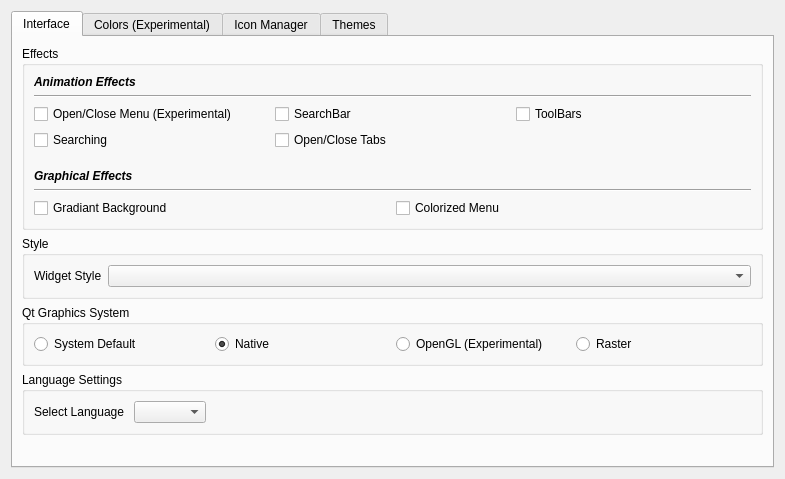
<?xml version="1.0" encoding="UTF-8"?>
<ui version="4.0">
 <class>Appearance</class>
 <widget class="QWidget" name="Appearance">
  <property name="geometry">
   <rect>
    <x>0</x>
    <y>0</y>
    <width>785</width>
    <height>479</height>
   </rect>
  </property>
  <property name="windowTitle">
   <string>Form</string>
  </property>
  <layout class="QVBoxLayout" name="verticalLayout_2">
   <item>
    <widget class="QTabWidget" name="tabWidget">
     <property name="enabled">
      <bool>true</bool>
     </property>
     <property name="currentIndex">
      <number>0</number>
     </property>
     <widget class="QWidget" name="interface_tab">
      <attribute name="title">
       <string>Interface</string>
      </attribute>
      <layout class="QVBoxLayout" name="verticalLayout_5">
       <item>
        <widget class="QGroupBox" name="animations_group">
         <property name="title">
          <string>Effects</string>
         </property>
         <layout class="QVBoxLayout" name="verticalLayout_9">
          <item>
           <widget class="QLabel" name="label">
            <property name="font">
             <font>
              <weight>75</weight>
              <italic>true</italic>
              <bold>true</bold>
             </font>
            </property>
            <property name="text">
             <string>Animation Effects</string>
            </property>
           </widget>
          </item>
          <item>
           <widget class="Line" name="line_2">
            <property name="orientation">
             <enum>Qt::Horizontal</enum>
            </property>
           </widget>
          </item>
          <item>
           <widget class="QWidget" name="widget_2" native="true">
            <layout class="QGridLayout" name="gridLayout">
             <property name="margin">
              <number>0</number>
             </property>
             <item row="0" column="0">
              <widget class="QCheckBox" name="menuCheckBox">
               <property name="text">
                <string>Open/Close Menu (Experimental)</string>
               </property>
              </widget>
             </item>
             <item row="1" column="0">
              <widget class="QCheckBox" name="searchingCheckBox">
               <property name="text">
                <string>Searching</string>
               </property>
              </widget>
             </item>
             <item row="0" column="1">
              <widget class="QCheckBox" name="searchBarCheckBox">
               <property name="text">
                <string>SearchBar</string>
               </property>
              </widget>
             </item>
             <item row="1" column="1">
              <widget class="QCheckBox" name="tabsCheckBox">
               <property name="text">
                <string>Open/Close Tabs</string>
               </property>
              </widget>
             </item>
             <item row="0" column="2">
              <widget class="QCheckBox" name="toolbarCheckBox">
               <property name="text">
                <string>ToolBars</string>
               </property>
              </widget>
             </item>
            </layout>
           </widget>
          </item>
          <item>
           <spacer name="verticalSpacer_2">
            <property name="orientation">
             <enum>Qt::Vertical</enum>
            </property>
            <property name="sizeType">
             <enum>QSizePolicy::Fixed</enum>
            </property>
            <property name="sizeHint" stdset="0">
             <size>
              <width>20</width>
              <height>13</height>
             </size>
            </property>
           </spacer>
          </item>
          <item>
           <widget class="QLabel" name="label_2">
            <property name="font">
             <font>
              <weight>75</weight>
              <italic>true</italic>
              <bold>true</bold>
             </font>
            </property>
            <property name="text">
             <string>Graphical Effects</string>
            </property>
           </widget>
          </item>
          <item>
           <widget class="Line" name="line">
            <property name="orientation">
             <enum>Qt::Horizontal</enum>
            </property>
           </widget>
          </item>
          <item>
           <widget class="QWidget" name="widget_3" native="true">
            <layout class="QHBoxLayout" name="horizontalLayout_4">
             <property name="margin">
              <number>0</number>
             </property>
             <item>
              <widget class="QCheckBox" name="gradiant_back_check">
               <property name="text">
                <string>Gradiant Background</string>
               </property>
              </widget>
             </item>
             <item>
              <widget class="QCheckBox" name="colorized_menu_check">
               <property name="text">
                <string>Colorized Menu</string>
               </property>
              </widget>
             </item>
            </layout>
           </widget>
          </item>
         </layout>
        </widget>
       </item>
       <item>
        <widget class="QGroupBox" name="widget_style_group">
         <property name="title">
          <string>Style</string>
         </property>
         <layout class="QFormLayout" name="formLayout">
          <item row="0" column="0">
           <widget class="QLabel" name="widget_style_label">
            <property name="text">
             <string>Widget Style</string>
            </property>
           </widget>
          </item>
          <item row="0" column="1">
           <widget class="QComboBox" name="widget_style_combo">
            <property name="minimumSize">
             <size>
              <width>173</width>
              <height>0</height>
             </size>
            </property>
           </widget>
          </item>
         </layout>
        </widget>
       </item>
       <item>
        <widget class="QGroupBox" name="graphics_system_group">
         <property name="title">
          <string>Qt Graphics System</string>
         </property>
         <layout class="QHBoxLayout" name="horizontalLayout">
          <item>
           <widget class="QRadioButton" name="auto_check">
            <property name="text">
             <string>System Default</string>
            </property>
           </widget>
          </item>
          <item>
           <widget class="QRadioButton" name="native_check">
            <property name="text">
             <string>Native</string>
            </property>
            <property name="checked">
             <bool>true</bool>
            </property>
           </widget>
          </item>
          <item>
           <widget class="QRadioButton" name="opengl_check">
            <property name="text">
             <string>OpenGL (Experimental)</string>
            </property>
           </widget>
          </item>
          <item>
           <widget class="QRadioButton" name="raster_check">
            <property name="text">
             <string>Raster</string>
            </property>
           </widget>
          </item>
         </layout>
        </widget>
       </item>
       <item>
        <widget class="QGroupBox" name="languagegroupBox">
         <property name="title">
          <string>Language Settings</string>
         </property>
         <layout class="QFormLayout" name="formLayout_3">
          <property name="fieldGrowthPolicy">
           <enum>QFormLayout::ExpandingFieldsGrow</enum>
          </property>
          <item row="0" column="0">
           <widget class="QLabel" name="languagelabel">
            <property name="text">
             <string>Select Language </string>
            </property>
           </widget>
          </item>
          <item row="0" column="1">
           <widget class="QComboBox" name="languagecomboBox"/>
          </item>
         </layout>
        </widget>
       </item>
       <item>
        <spacer name="verticalSpacer">
         <property name="orientation">
          <enum>Qt::Vertical</enum>
         </property>
         <property name="sizeHint" stdset="0">
          <size>
           <width>20</width>
           <height>40</height>
          </size>
         </property>
        </spacer>
       </item>
      </layout>
     </widget>
     <widget class="QWidget" name="color_tab">
      <attribute name="title">
       <string>Colors (Experimental)</string>
      </attribute>
      <layout class="QVBoxLayout" name="verticalLayout_4">
       <item>
        <widget class="QScrollArea" name="colors_area">
         <property name="widgetResizable">
          <bool>true</bool>
         </property>
         <widget class="QWidget" name="colors_widget">
          <property name="geometry">
           <rect>
            <x>0</x>
            <y>0</y>
            <width>86</width>
            <height>16</height>
           </rect>
          </property>
          <layout class="QVBoxLayout" name="verticalLayout_8">
           <item>
            <layout class="QVBoxLayout" name="colors_layout"/>
           </item>
          </layout>
         </widget>
        </widget>
       </item>
      </layout>
     </widget>
     <widget class="QWidget" name="icon_tab">
      <property name="enabled">
       <bool>false</bool>
      </property>
      <attribute name="title">
       <string>Icon Manager</string>
      </attribute>
      <layout class="QVBoxLayout" name="verticalLayout_6">
       <item>
        <widget class="QGroupBox" name="groupBox">
         <property name="maximumSize">
          <size>
           <width>16777215</width>
           <height>16777215</height>
          </size>
         </property>
         <property name="title">
          <string>Icon Themes</string>
         </property>
         <property name="flat">
          <bool>true</bool>
         </property>
         <layout class="QVBoxLayout" name="verticalLayout_7">
          <property name="margin">
           <number>1</number>
          </property>
          <item>
           <widget class="QCheckBox" name="checkBox">
            <property name="text">
             <string>Enable Silicon Icon Themes</string>
            </property>
           </widget>
          </item>
          <item>
           <widget class="QListWidget" name="iconList">
            <property name="enabled">
             <bool>false</bool>
            </property>
           </widget>
          </item>
         </layout>
        </widget>
       </item>
       <item>
        <layout class="QHBoxLayout" name="horizontalLayout_2">
         <property name="topMargin">
          <number>0</number>
         </property>
         <item>
          <widget class="QPushButton" name="addIconBtn">
           <property name="text">
            <string>Add New</string>
           </property>
          </widget>
         </item>
         <item>
          <widget class="QPushButton" name="removeIconBtn">
           <property name="text">
            <string>Remove</string>
           </property>
          </widget>
         </item>
         <item>
          <widget class="QPushButton" name="getIconBtn">
           <property name="text">
            <string>Get From Internet</string>
           </property>
          </widget>
         </item>
        </layout>
       </item>
      </layout>
     </widget>
     <widget class="QWidget" name="themesTab">
      <attribute name="title">
       <string>Themes</string>
      </attribute>
      <layout class="QVBoxLayout" name="verticalLayout_3">
       <item>
        <widget class="QGroupBox" name="themeGroup">
         <property name="title">
          <string>Themes</string>
         </property>
         <property name="flat">
          <bool>true</bool>
         </property>
         <layout class="QVBoxLayout" name="verticalLayout">
          <property name="spacing">
           <number>0</number>
          </property>
          <property name="margin">
           <number>1</number>
          </property>
          <item>
           <widget class="QListWidget" name="themeList"/>
          </item>
         </layout>
        </widget>
       </item>
       <item>
        <widget class="QWidget" name="widget" native="true">
         <property name="enabled">
          <bool>false</bool>
         </property>
         <layout class="QHBoxLayout" name="horizontalLayout_3">
          <property name="margin">
           <number>1</number>
          </property>
          <item>
           <widget class="QPushButton" name="addThemeBtn">
            <property name="text">
             <string>Add New</string>
            </property>
           </widget>
          </item>
          <item>
           <widget class="QPushButton" name="removeThemeBtn">
            <property name="text">
             <string>Remove</string>
            </property>
           </widget>
          </item>
          <item>
           <widget class="QPushButton" name="getThemeBtn">
            <property name="text">
             <string>Get From Internet</string>
            </property>
           </widget>
          </item>
         </layout>
        </widget>
       </item>
      </layout>
     </widget>
    </widget>
   </item>
  </layout>
 </widget>
 <resources/>
 <connections/>
</ui>
